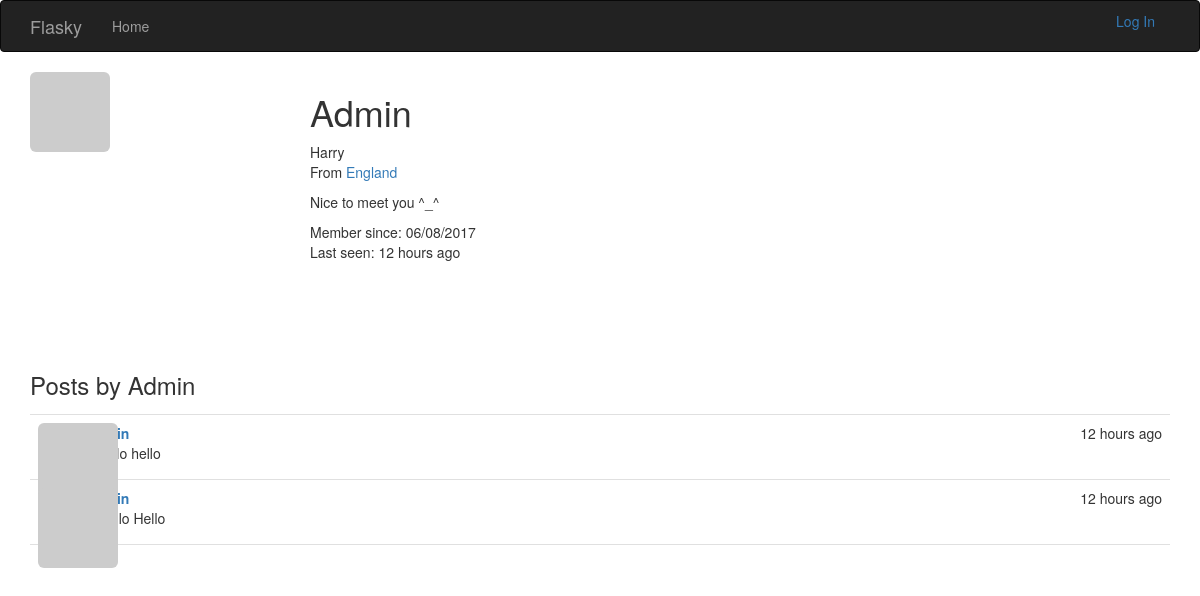
Before: /user/Admin with the older database file.
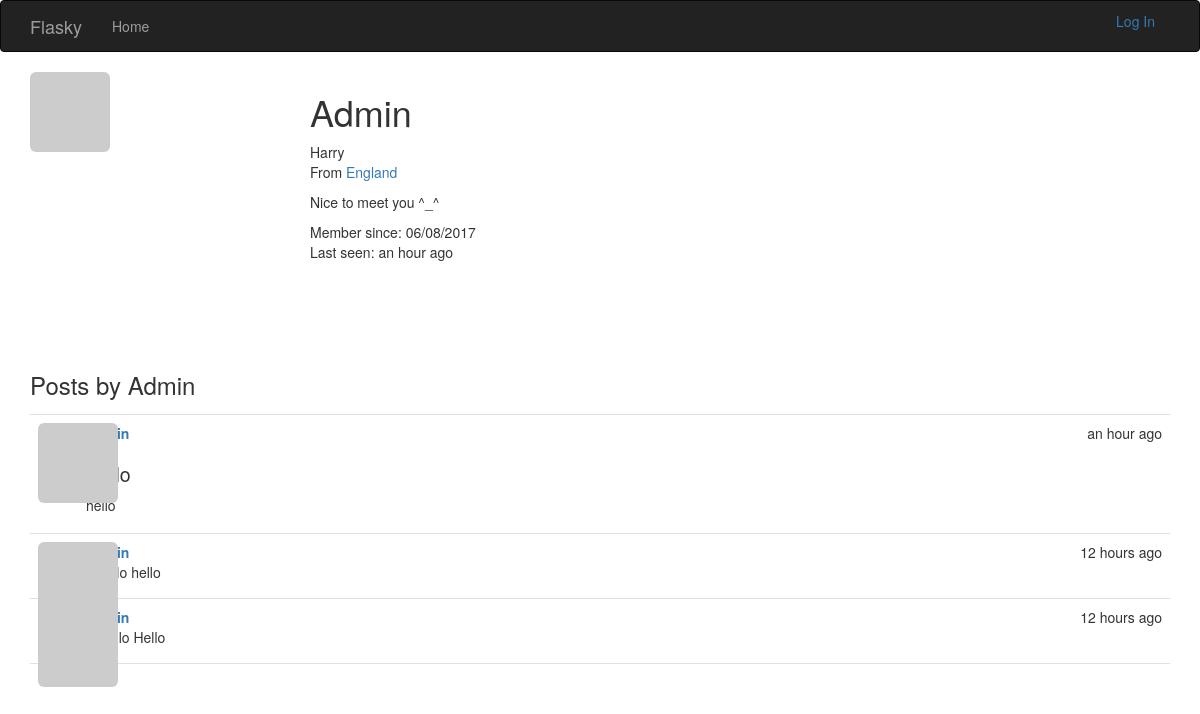
After: the same page with the newer database file.
### app/models.py (models this page shows, shortened)
class User(UserMixin, db.Model):
    __tablename__ = 'users'
    id = db.Column(db.Integer, primary_key=True)
    email = db.Column(db.String(64), unique=True, index=True)
    username = db.Column(db.String(64), unique=True, index=True)
    role_id = db.Column(db.Integer, db.ForeignKey('roles.id'))
    password_hash = db.Column(db.String(128))
    confirmed = db.Column(db.Boolean, default=False)
    name = db.Column(db.String(64))
    location = db.Column(db.String(64))
    about_me = db.Column(db.Text())
    member_since = db.Column(db.DateTime(), default=datetime.utcnow)
    last_seen = db.Column(db.DateTime(), default=datetime.utcnow)
    avatar_hash = db.Column(db.String(32))
    posts = db.relationship("Post", backref="author", lazy="dynamic")
    @property
    def password(self):
        raise AttributeError("password is not a readable attribute")
    def gravatar(self, size=100, default="identicon", rating="g"):
        if request.is_secure:
            url = "http://secure.gravatar.com/avatar"
        else:
            url = 'http://www.gravatar.com/avatar'
        hash = self.avatar_hash or hashlib.md5(self.email.encode("utf-8")).hexdigest()
        return '{url}/{hash}?s={size}&d={default}&r={rating}'.format(
            url=url, hash=hash, size=size, default=default, rating=rating)

class Post(db.Model):
    __tabename__ = "posts"
    id = db.Column(db.Integer, primary_key=True)
    body = db.Column(db.Text)
    body_html = db.Column(db.Text)
    timestamp = db.Column(db.DateTime, index=True, default=datetime.utcnow)
    author_id = db.Column(db.Integer, db.ForeignKey("users.id"))

### app/main/views.py (the view)
@main.route("/user/<username>")
def user(username):
    user = User.query.filter_by(username=username).first()
    if user is None:
        abort(404)
    posts = user.posts.order_by(Post.timestamp.desc()).all()
    return render_template("user.html", user=user, posts=posts)

### app/auth/views.py (called while the page is built)
@auth.before_app_request
def before_request():
    if current_user.is_authenticated:
        current_user.ping()
        if not current_user.confirmed \
                and request.endpoint[:5] != "auth.":
            return redirect(url_for("auth.unconfirmed"))

### app/main/__init__.py (called while the page is built)
@main.app_context_processor
def inject_permissions():
    return dict(Permission=Permission)

### app/models.py (called while the page is built)
    def is_administrator(self):
        return False

### app/templates/user.html (shortened to what this page needs)
{% extends 'base.html' %}
{% import "_macros.html" as macros %}
{% block page_content %}
    <img class="img-rounded profile-thumbnail" src="{{ user.gravatar(size=256) }}" >
	<div class="profile-header">
        <h1>{{ user.username }}</h1>
        {% if user.name or user.location %}
        <p>
            {% if user.name %}{{ user.name }}{% endif %}
            {% if user.location %}
                <br />
                From <a href="http://maps.google.com/?q={{ user.location }}">
                    {{ user.location }}
                </a>
            {% endif %}
        </p>
    {% endif %}
    {% if user.about_me %}
        <p>{{ user.about_me }}</p>
    {% endif %}
    <p>
        Member since: {{ moment(user.member_since).format("L") }}<br />
        Last seen: {{ moment(user.last_seen).fromNow() }}
    </p>
	</div>
    <h3>Posts by {{ user.username }}</h3>
    {% include "_posts.html" %}
{% endblock %}

### app/templates/base.html (shortened to what this page needs)
{% extends 'bootstrap/base.html' %}
{% block head %}
	{{ super() }}
    <link rel="stylesheet"  href="{{ url_for("static", filename='css/styles.css') }}" type="text/css">
{% endblock %}
{% block navbar %}
<div class="navbar navbar-inverse" role='navigation'>
	<div class="container">
		<div class="navbar-header">
			<a class="navbar-brand" href="{{ url_for('main.index') }}">Flasky</a>
		</div>
		<div class="navbar-collapse collapse">
			<ul class="nav navbar-nav">
				<li><a href="{{ url_for('main.index') }}">Home</a></li>
			</ul>
            <ul class="nav navbar-right">
                {% if current_user.is_authenticated %}
                 <li class="dropdown">
                    <a href="#" class="dropdown-toggle" data-toggle="dropdown">
                        <img src="{{ current_user.gravatar(size=18) }}">
                        Account <b class="caret"></b></a>
                    <ul class="dropdown-menu">
                        <li><a href="{{ url_for('auth.change_password') }}">Change Password</a></li>
                        <li><a href="{{ url_for("auth.change_email_request") }}">Change Email</a></li>
                        <li><a href="{{ url_for('auth.logout') }}">Log Out</a></li>
                    </ul>
                </li>
                {% else %}
                <li>
                    <a href="{{ url_for('auth.login') }}">Log In</a>
                </li>
                {% endif %}
            </ul>
		</div>
	</div>
</div>
{% endblock %}
{% block content %}
	<div class="container">
		{% block page_content %}{% endblock %}
	</div>
{% endblock %}

### app/templates/_posts.html (shortened to what this page needs)
<ul class="posts">
    {% for post in posts %}
        <li class="post">
            <div class="post-thumbnail">
                <a href="{{ url_for(".user", username=post.author.username) }}">
                    <img class="img-rounded profile-thumbnail"
                         src="{{ post.author.gravatar(size=40) }}">
                </a>
            </div>
            <div class="post-content">
                <div class="post-date">
                    {{ moment(post.timestamp).fromNow() }}
                </div>
                <div class="post-author">
                    <a href="{{ url_for('.user', username=post.author.username) }}">
                    </a>
                </div>
                <div class="post-body">
                    {% if post.body_html %}
                        {{ post.body_html | safe }}
                    {% else %}
                        {{ post.body }}
                    {% endif %}
                </div>
            </div>
        </li>
    {% endfor %}
</ul>

### app/static/css/styles.css (style rules this page uses)
.profile-thumbnail { position: absolute; }
.profile-header { min-height: 260px; margin-left: 280px; }
ul.posts { list-style-type: none; padding: 0px; margin: 16px 0px 0px 0px; border-top: 1px solid #e0e0e0; }
ul.posts li.post { padding: 8px; border-bottom: 1px solid #e0e0e0; }
div.post-date { float: right; }
div.post-author { font-weight: bold; }
div.post-thumbnail { position: absolute; }
div.post-content { margin-left: 48px; min-height: 48px; }
.post-body h1 { font-size: 140%; }

Changed rows visible on the page:
changed User "Admin": last_seen "12 hours ago" → "an hour ago"
added Post: timestamp "an hour ago", body_html "hello"
